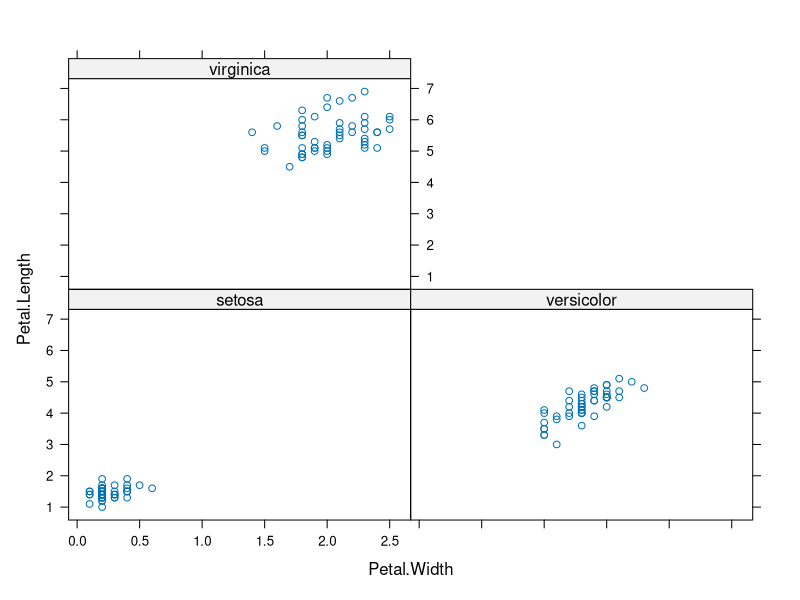

Write the R code that produced this figure.
#---
#title: "Hello world"
#author: "aml"
#date: "5/17/2017"
#output: github_document
#---

#+ r
require(lattice)
xyplot(Petal.Length~Petal.Width|Species, data=iris)


